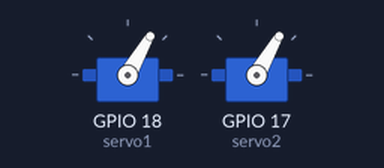
The program below on a simulated Raspberry Pi (BCM pin numbers). On the bench: 2 × servo. Servo angles are drawn from the pulse width (0.5 ms = 0°, 2.5 ms = 180°); threads take turns every 2 ms.

Above: at 0.05 s.
Timing chart, 0 to 3.0 s (numbered marks = the images above):
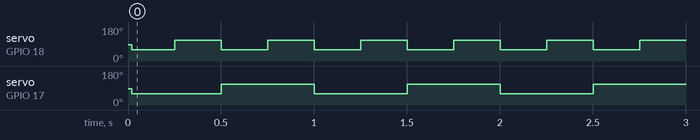

The program:

servo_test2.py
```python
from gpiozero.pins.pigpio import PiGPIOFactory
from gpiozero import AngularServo
from time import sleep
from threading import Thread

fact = PiGPIOFactory()

servo1 = AngularServo(18,min_pulse_width = 0.0006, max_pulse_width = 0.0023, pin_factory = fact)
servo2 = AngularServo(17,min_pulse_width = 0.0006, max_pulse_width = 0.0023, pin_factory = fact)

tempo1 = 0.25
tempo2 = 0.5

def move1(tempo):
    angle = 30
    while(True):
        servo1.angle = -angle
        sleep(tempo)
        servo1.angle = angle
        sleep(tempo)

def move2(tempo):
    angle = 30
    while(True):
        servo2.angle = -angle
        sleep(tempo)
        servo2.angle = angle
        sleep(tempo)

threading = []

x = Thread(target=move1, args=(tempo1,))
threading.append(x)
y = Thread(target=move2, args=(tempo2,))
threading.append(y)


""" Hello, I worked on Multithreading while you were gone. This will allow us to play each
    servo at its own tempo. Run it to see that 1 moves at 0.5 and 2 moves at 0.25.
    Pretty nice.
"""

#while (True):
x.start()
y.start()
    
```

Measured:
- by itself, servo on GPIO 18 (servo1): alternates 111° for 0.25 s and 60° for 0.25 s
- by itself, servo on GPIO 17 (servo2): alternates 111° for 0.50 s and 60° for 0.50 s
